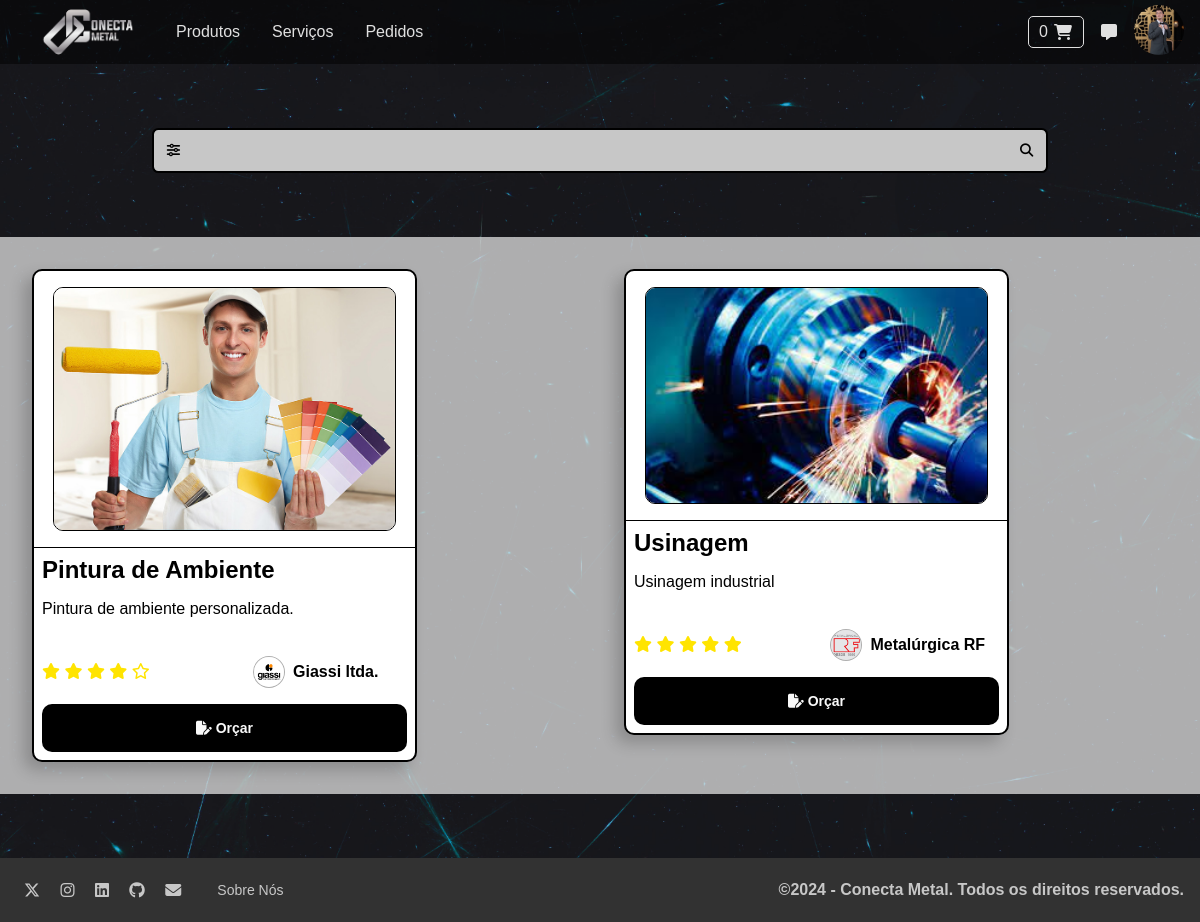
/service/ (signed in), run on the app's committed database.
### main_app/models.py (models this page shows, shortened)
class UserProfile(models.Model):
    class ServiceTierName(models.TextChoices):
        Nenhum = 'Nenhum', _('Nenhum')
        Bronze = 'Bronze', _('Bronze')
        Silver = 'Silver', _('Silver')
        Gold = 'Gold', _('Gold')
        Platinum = 'Platinum', _('Platinum')
    user = models.OneToOneField(User, on_delete=models.CASCADE)
    CPF = models.CharField(max_length=14, unique=True)
    picture = models.ImageField(upload_to=mu.profile_image_upload, null=True, blank=True, default='/main/default/no_profile_picture.png')
    aboutMe = models.TextField(null=True, blank=True, default=None)
    phone = models.CharField(max_length=255, null=True, blank=True, default=None)
    serviceTer = models.CharField(
        max_length=8, choices=ServiceTierName.choices, default=ServiceTierName.Nenhum
    )
    address = models.ForeignKey(
        Address, on_delete=models.SET_NULL, null=True, blank=True
    )

class Services(models.Model):
    name = models.CharField(max_length=255)
    slug = models.SlugField(max_length=255, unique=True)
    mainPicture = models.ImageField(upload_to=mu.service_image_upload)
    secondPicture = models.ImageField(upload_to=mu.service_image_upload, null=True, blank=True)
    thirdPicture = models.ImageField(upload_to=mu.service_image_upload, null=True, blank=True)
    details = models.CharField(max_length=255)
    description = models.TextField()
    rating = models.FloatField()
    company = models.ForeignKey(
        Companies, on_delete=models.SET_NULL, null=True, blank=True
    )

class Companies(models.Model):
    CNPJ = models.CharField(max_length=50)
    legalName = models.CharField(max_length=255)
    businessName = models.CharField(max_length=255)
    slug = models.SlugField(max_length=255, unique=True)
    profilePic = models.ImageField(upload_to=mu.company_image_upload)
    description = models.TextField(null=True, blank=True, default=None)
    owner = models.ForeignKey(
        UserProfile, on_delete=models.CASCADE, null=True, blank=True
    )
    address = models.ForeignKey(
        Address, on_delete=models.SET_NULL, null=True, blank=True
    )
    isPartner = models.BooleanField(default=False)

### main_app/views.py (the view, shortened to what this page needs)
# urls.py: path('service/', views.services, name="services"),
@login_required(login_url='main_app:login', redirect_field_name='next')
def services(request):
    search_term = request.GET.get('q', '').strip()
    if not search_term:
        services = Services.objects.filter(
            company__isPartner=True
        ).order_by('-id')
        additional_query_string = ''
    cart_products = ShoppingCart.objects.filter(
        client__user = request.user
    ).order_by('-id')
    user_profile = UserProfile.objects.filter(
        user=request.user
    ).first()
    page_object, pagination_range = make_pagination(request, services, PER_PAGE)
    products_amount = 0
    for cart_product in cart_products:
        products_amount += cart_product.amount
    context = {
        'additional_url_query': additional_query_string,
        'pagination_range': pagination_range,
        'products_amount': products_amount,
        'search_term': search_term,
        'services': page_object,
        'user_profile': user_profile,
    }
    return render(request=request, template_name='main/pages/services.html', context=context)

### utils/pagination.py (called while the page is built)
def make_pagination(request, queryset, per_page, qty_pages=4):
    try:
        current_page = int(request.GET.get('page', 1))
    except ValueError:
        current_page = 1
    paginator = Paginator(queryset, per_page)
    page_object = paginator.get_page(current_page)
    pagination_range = make_pagination_range(
        paginator.page_range,
        qty_pages,
        current_page
    )
    return page_object, pagination_range

### main_app/templates/main/pages/services.html (shortened to what this page needs)
{% extends "main/base/base.html" %}
{% load static %}
{% block static %}
    <link rel="stylesheet" href="{% static 'main/css/pagination.css' %}">
    <link rel="stylesheet" href="{% static 'main/css/services.css' %}">
{% endblock static %}
{% block content %}
    {% include "main/partials/search.html" %}
    {% include "main/partials/services-tab.html" %}
{% endblock content %}

### main_app/templates/main/partials/header.html (shortened to what this page needs)
{% load static %}
<header class="main-header-container">
    <div class="main-header-left">
        <img src="{% static 'main/img/cm-square-logo.png' %}" alt="CM" class="main-header-logo">
        <a href="{% url "main_app:home" %}" class="main-header-nav-button">
            <p>Produtos</p>
        </a>
        <a href="{% url "main_app:services" %}" class="main-header-nav-button">
            <p>Serviços</p>
        </a>
        <a href="{% url "main_app:requests" %}" class="main-header-nav-button">
            <p>Pedidos</p>
        </a>
    </div>
    <div class="main-header-right">
        {% if request.user.is_authenticated %}
            <div class="main-header-cart">
                <a href="{% url "main_app:shopping" %}" class="main-header-cart-button">
                    <p>{{ products_amount }}</p>
                    <i class="fa-solid fa-cart-shopping"></i>
                </a>
            </div>
            <a href="" class="main-header-nav-button icon-button">
                <i class="fa-solid fa-message"></i>
            </a>
        {% endif %}
        <div class="profile-dropdown main-header-nav-button icon-button">
            <button class="profile-dropbtn">
                {% if request.user.is_authenticated %}
                    <img src="{{ user_profile.picture.url }}" alt="" class="user-picture">
                {% else %}
                    <i class="fa-solid fa-user"></i>
                {% endif %}
            </button>
            </div>
    </div>
</header>

### main_app/templates/main/partials/services-card.html
<div class="service-card">
    <a href="service/{{ service.slug }}">
        <div class="service-card-cover">
            <img src="{{ service.mainPicture.url }}" alt="">
        </div>
        <div class="service-card-title">
            <h2>{{ service.name }}</h2>
        </div>
        <div class="service-card-details">
            <p>{{ service.details }}</p>
        </div>
    </a>
        <div class="service-card-info">
            <div class="service-card-rating">
                {% include "main/partials/service-rating.html" %}
            </div>
            <div class="service-card-company">
                <a href="{% url 'main_app:company' service.company.slug %}">
                    <img src="{{ service.company.profilePic.url }}" alt="">
                    {{ service.company.businessName }}
                </a>
            </div>
        </div>
    <div class="card-button">
        <button><i class="fa-solid fa-file-pen"></i> Orçar</button>
    </div>
</div>

### main_app/templates/main/partials/service-rating.html
{% if service.rating > 4.75 %}
    <i class="fa-solid fa-star"></i>
    <i class="fa-solid fa-star"></i>
    <i class="fa-solid fa-star"></i>
    <i class="fa-solid fa-star"></i>
    <i class="fa-solid fa-star"></i>
{% elif service.rating > 4.25 %}
    <i class="fa-solid fa-star"></i>
    <i class="fa-solid fa-star"></i>
    <i class="fa-solid fa-star"></i>
    <i class="fa-solid fa-star"></i>
    <i class="fa-regular fa-star-half-stroke"></i>
{% elif service.rating > 3.75 %}
    <i class="fa-solid fa-star"></i>
    <i class="fa-solid fa-star"></i>
    <i class="fa-solid fa-star"></i>
    <i class="fa-solid fa-star"></i>
    <i class="fa-regular fa-star"></i>
{% elif service.rating > 3.25 %}
    <i class="fa-solid fa-star"></i>
    <i class="fa-solid fa-star"></i>
    <i class="fa-solid fa-star"></i>
    <i class="fa-regular fa-star-half-stroke"></i>
    <i class="fa-regular fa-star"></i>
{% elif service.rating > 2.75 %}
    <i class="fa-solid fa-star"></i>
    <i class="fa-solid fa-star"></i>
    <i class="fa-solid fa-star"></i>
    <i class="fa-regular fa-star"></i>
    <i class="fa-regular fa-star"></i>
{% elif service.rating > 2.25 %}
    <i class="fa-solid fa-star"></i>
    <i class="fa-solid fa-star"></i>
    <i class="fa-regular fa-star-half-stroke"></i>
    <i class="fa-regular fa-star"></i>
    <i class="fa-regular fa-star"></i>
{% elif service.rating > 1.75 %}
    <i class="fa-solid fa-star"></i>
    <i class="fa-solid fa-star"></i>
    <i class="fa-regular fa-star"></i>
    <i class="fa-regular fa-star"></i>
    <i class="fa-regular fa-star"></i>
{% elif service.rating > 1.25 %}
    <i class="fa-solid fa-star"></i>
    <i class="fa-regular fa-star-half-stroke"></i>
    <i class="fa-regular fa-star"></i>
    <i class="fa-regular fa-star"></i>
    <i class="fa-regular fa-star"></i>
{% elif service.rating > 0.75 %}
    <i class="fa-solid fa-star"></i>
    <i class="fa-regular fa-star"></i>
    <i class="fa-regular fa-star"></i>
    <i class="fa-regular fa-star"></i>
    <i class="fa-regular fa-star"></i>
{% elif service.rating > 0.25 %}
    <i class="fa-regular fa-star-half-stroke"></i>
    <i class="fa-regular fa-star"></i>
    <i class="fa-regular fa-star"></i>
    <i class="fa-regular fa-star"></i>
    <i class="fa-regular fa-star"></i>
{% else %}
    <i class="fa-regular fa-star"></i>
    <i class="fa-regular fa-star"></i>
    <i class="fa-regular fa-star"></i>
    <i class="fa-regular fa-star"></i>
    <i class="fa-regular fa-star"></i>
{% endif %}

### main_app/static/main/css/styles.css (style rules this page uses)
:root { --color-primary: #269fe6; --color-primary-hover: #2086c2; --color-primary-dark: #13141f; --color-primary-dark-hover: #212336; --color-primary-light: #d4ecfa; --color-primary-light-hover: #bdd8e7; --color-white: #fff; --color-black: #000; --color-gray-0: #f9f9f9; --color-gray-1: #e0e0e0; --color-gray-2: #c7c7c7; --color-gray-3: #aeaeae; --color-gray-4: #959595; --color-gray-5: #7d7d7d; --color-gray-6: #646464; --color-gray-7: #4b4b4b; --color-gray-8: #323232; --color-gray-9: #191919; --color-dark-text: #444; --color-info-light: #cce5ff; --color-debug-light: #cce5ff; --color-success-light: #d4edda; --color-alert-light: #fff3cd; --color-warning-light: #fff3cd; --color-error-light: #f8d7da; --color-info-dark: #4d86c4; --color-debug-dark: #4d86c4; --color-success-dark: #4a9c5d; --color-alert-dark: #927f40; --color-warning-dark: #927f40; --color-error-dark: #da525d; --spacing-gutter-extra-small: 1rem; --spacing-gutter-small: 2rem; --spacing-gutter-medium: 3rem; --spacing-gutter-large: 4rem; }
* { padding: 0; margin: 0; box-sizing: border-box; }
body { background-image: url('../img/background.png'); background-repeat: no-repeat; background-position: center; background-size: cover; font-family: helvetica, sans-serif; display: flex; flex-direction: column; min-height: 100vh; }
.main-header-container { display: flex; flex-flow: row nowrap; background-color: rgba(0, 0, 0, .5); height: 4rem; text-align: center; justify-content: space-between; }
.main-header-logo { max-width: 9rem; max-height: 9rem; }
.main-header-container a, .main-header-container i { color: var(--color-gray-1); text-decoration: none; }
.main-header-nav-button i, .main-header-nav-button p { padding: 1rem; }
.main-header-left, .main-header-right { display: flex; flex-flow: row nowrap; align-items: center; margin: 0 var(--spacing-gutter-extra-small); }
.main-header-cart { display: flex; flex-flow: row nowrap; justify-content: center; align-items: center; border: .1rem solid var(--color-gray-1); border-radius: 5px; width: fit-content; height: 2rem; }
.main-header-cart-button { display: flex; flex-flow: row nowrap; justify-content: center; align-items: center; color: var(--color-gray-1) }
.main-header-cart-button i { width: 30px; margin-right: 5px; }
.main-header-cart-button p { padding-left: 10px; }
.icon-button { width: 50px; }
.profile-dropdown { position: relative; display: inline-block; }
.profile-dropbtn { background: none; border: none; font-size: 16px; cursor: pointer; width: 100%; height: 100%; }
.profile-dropbtn img { width: 100%; height: 100%; border-radius: 100%; }
.card-button { margin: .5rem; }
.card-button button { width: 100%; outline: none; border: none; border-radius: 10px; background-color: var(--color-black); color: var(--color-gray-0); padding: 1rem; font-size: 14px; font-weight: bold; }

### main_app/static/main/css/services.css (style rules this page uses)
.service-card { max-width: 385px; border-radius: 10px; border: .15rem solid var(--color-black); background-color: var(--color-white); box-shadow: -.5rem .5rem 1rem rgba(0, 0, 0, .2); overflow: hidden; position: relative; height: fit-content; }
.service-card a { text-decoration: none; color: var(--color-black); }
.service-card-cover { display: flex; justify-content: center; align-items: center; border-bottom: .1rem solid var(--color-black); }
.service-card-cover img { width: 90%; max-height: auto; border-radius: 10px; border: .1rem solid var(--color-black); object-fit: cover; margin: var(--spacing-gutter-extra-small); }
.service-card-title { padding: .5rem; }
.service-card-details { padding: .5rem; height: 3.5rem; }
.service-card-info { padding: .5rem; width: 100%; display: flex; flex-flow: row nowrap; align-items: center; }
.service-card-rating { width: 50%; color: #ffe400; }
.service-card-company { width: 50%; display: flex; justify-content: center; }
.service-card-company a { transition: all 300ms ease-in-out; font-weight: bold; display: flex; flex-flow: row nowrap; align-items: center; }
.service-card-company img { width: 32px; height: 32px; border-radius: 100%; margin-right: .5rem; background-color: rgba(0, 0, 0, .15); border: .1rem solid rgba(0, 0, 0, .2); }
.card-button { margin: .5rem; }
.card-button button { width: 100%; outline: none; border: none; border-radius: 10px; background-color: var(--color-black); color: var(--color-gray-0); padding: 1rem; font-size: 14px; font-weight: bold; }

### data on the page
UserProfile: picture (picture)
Services: mainPicture (picture), name "Pintura de Ambiente", details "Pintura de ambiente personalizada.", company.profilePic (picture), company.businessName "Giassi ltda."
Services: mainPicture (picture), name "Usinagem", details "Usinagem industrial", company.profilePic (picture), company.businessName "Metalúrgica RF"

### other printed values
{{ products_amount }} "0"
